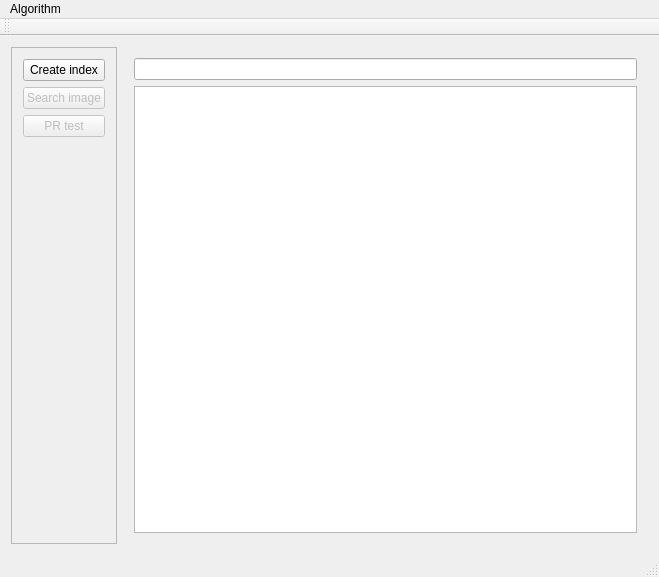
<?xml version="1.0" encoding="UTF-8"?>
<ui version="4.0">
 <class>MainWindow</class>
 <widget class="QMainWindow" name="MainWindow">
  <property name="geometry">
   <rect>
    <x>0</x>
    <y>0</y>
    <width>659</width>
    <height>577</height>
   </rect>
  </property>
  <property name="windowTitle">
   <string>ETFImageSearch</string>
  </property>
  <widget class="QWidget" name="centralWidget">
   <layout class="QHBoxLayout" name="horizontalLayout">
    <item>
     <widget class="QFrame" name="frame">
      <property name="frameShape">
       <enum>QFrame::StyledPanel</enum>
      </property>
      <property name="frameShadow">
       <enum>QFrame::Raised</enum>
      </property>
      <layout class="QVBoxLayout" name="verticalLayout">
       <item>
        <widget class="QPushButton" name="indexButton">
         <property name="text">
          <string>Create index</string>
         </property>
        </widget>
       </item>
       <item>
        <widget class="QPushButton" name="searchButton">
         <property name="enabled">
          <bool>false</bool>
         </property>
         <property name="text">
          <string>Search image</string>
         </property>
        </widget>
       </item>
       <item>
        <widget class="QPushButton" name="prtestButton">
         <property name="enabled">
          <bool>false</bool>
         </property>
         <property name="text">
          <string>PR test</string>
         </property>
        </widget>
       </item>
       <item>
        <spacer name="verticalSpacer">
         <property name="orientation">
          <enum>Qt::Vertical</enum>
         </property>
         <property name="sizeHint" stdset="0">
          <size>
           <width>20</width>
           <height>40</height>
          </size>
         </property>
        </spacer>
       </item>
      </layout>
     </widget>
    </item>
    <item>
     <widget class="QWidget" name="widget" native="true">
      <layout class="QVBoxLayout" name="verticalLayout_2">
       <item>
        <widget class="QLineEdit" name="lineEdit"/>
       </item>
       <item>
        <widget class="QTreeView" name="treeView"/>
       </item>
      </layout>
     </widget>
    </item>
   </layout>
  </widget>
  <widget class="QMenuBar" name="menuBar">
   <property name="geometry">
    <rect>
     <x>0</x>
     <y>0</y>
     <width>659</width>
     <height>23</height>
    </rect>
   </property>
   <widget class="QMenu" name="menuAlgorithm">
    <property name="title">
     <string>Algorithm</string>
    </property>
   </widget>
   <addaction name="menuAlgorithm"/>
  </widget>
  <widget class="QToolBar" name="mainToolBar">
   <attribute name="toolBarArea">
    <enum>TopToolBarArea</enum>
   </attribute>
   <attribute name="toolBarBreak">
    <bool>false</bool>
   </attribute>
  </widget>
  <widget class="QStatusBar" name="statusBar"/>
  <action name="actionRGB_Histogram">
   <property name="text">
    <string>RGB Histogram</string>
   </property>
  </action>
 </widget>
 <layoutdefault spacing="6" margin="11"/>
 <resources/>
 <connections/>
</ui>
